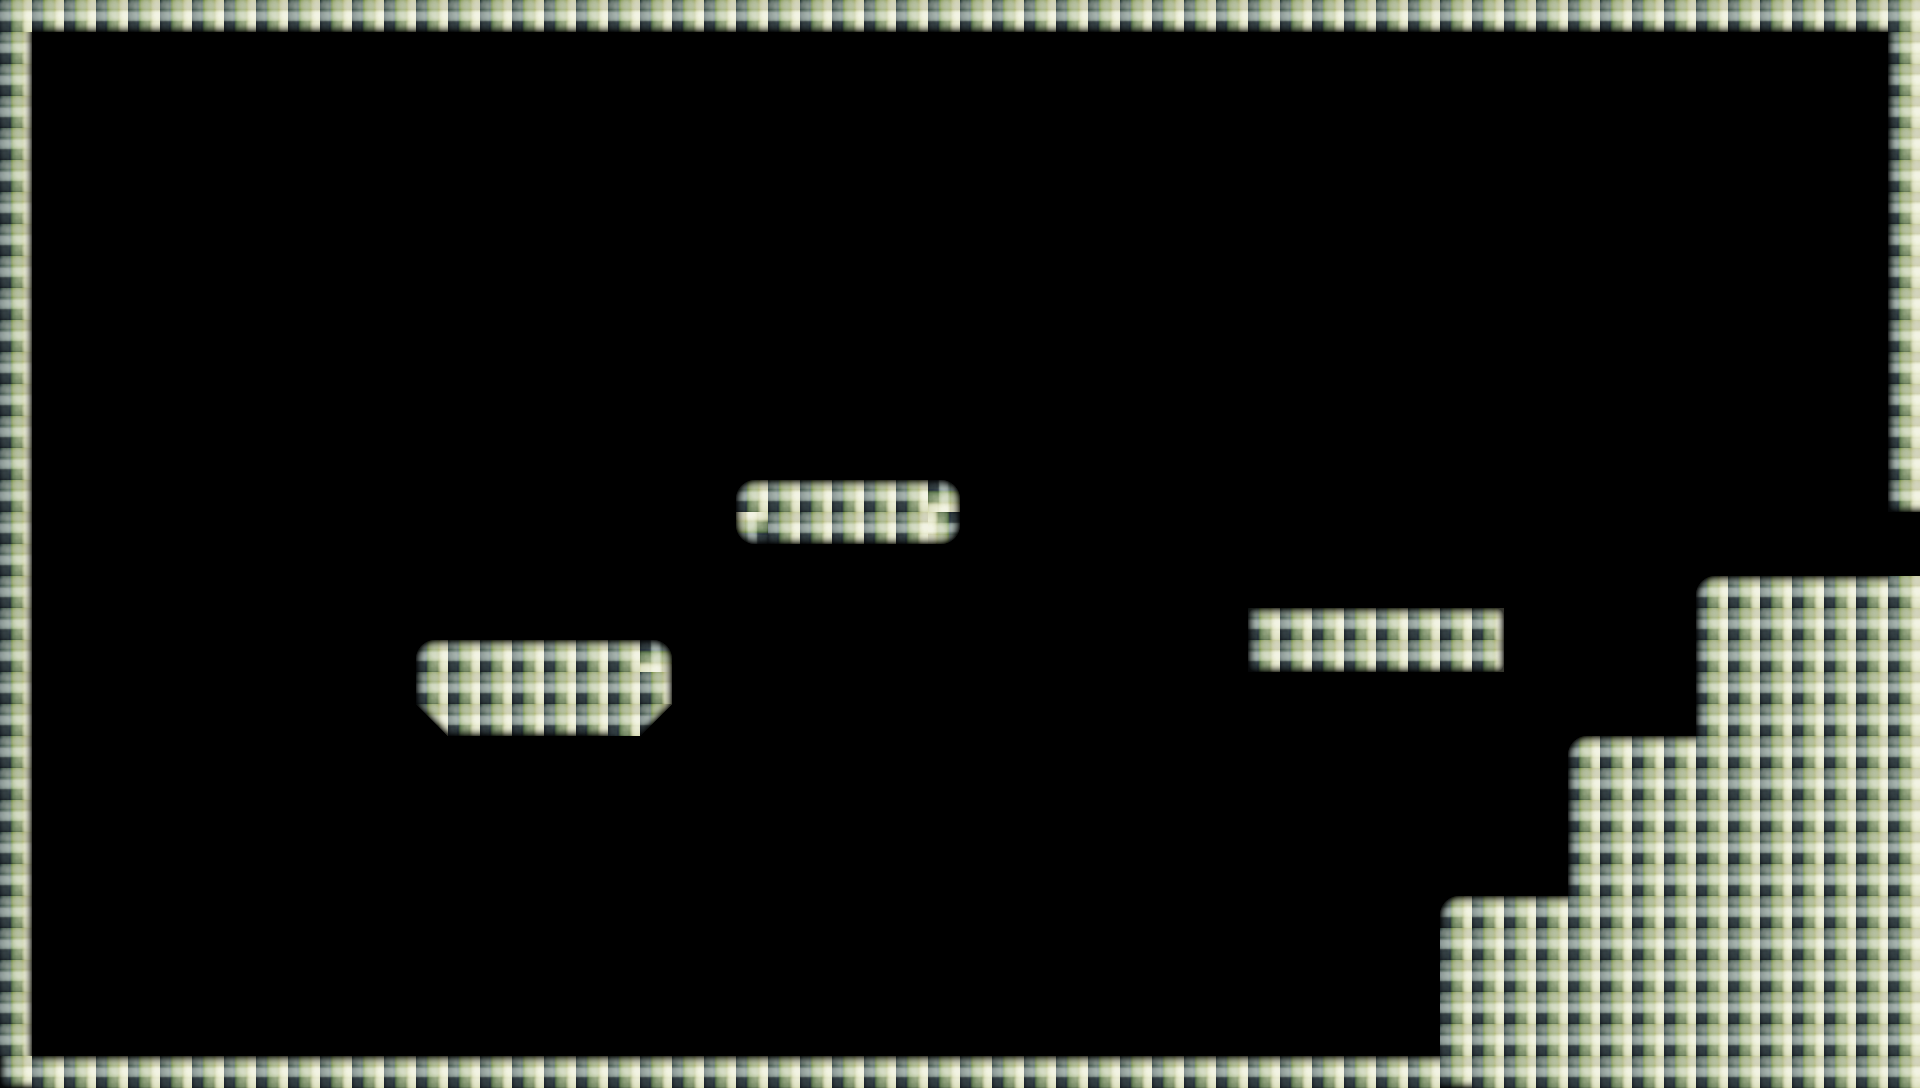

Rendered tile map (Tiled .tmx) drawn with the repository's tilesets; below, a short description and the map source with its tile grids summarised:
An orthogonal 60x34 tile map with 32x32 px tiles, 1 tile layer (Tile Layer 1), 4 tilesets and 12 objects.

<map version="1.0" orientation="orthogonal" width="60" height="34" tilewidth="32" tileheight="32">
 <tileset firstgid="1" name="grass" tilewidth="32" tileheight="32">
  <image source="grass.png" width="32" height="32" />
 </tileset>
 <tileset firstgid="2" name="grass-L45" tilewidth="32" tileheight="32">
  <image source="grass-L45.png" width="32" height="32" />
 </tileset>
 <tileset firstgid="3" name="grass-R45" tilewidth="32" tileheight="32">
  <image source="grass-R45.png" width="32" height="32" />
 </tileset>
 <tileset firstgid="4" name="platformspritesheet" tilewidth="32" tileheight="32">
  <image source="platformspritesheet.png" width="160" height="128" />
 </tileset>
 <layer name="Tile Layer 1" width="60" height="34">
  <data>[2040 cells, 386 non-empty, 15 distinct tile ids]</data>
 </layer>
 <objectgroup name="physics" width="60" height="34">
  <object x="0" y="0" width="1921" height="33" />
  <object x="0" y="35" width="31" height="1023" />
  <object x="1248" y="608" width="254" height="63" />
  <object x="448" y="640" width="192" height="95" />
  <object x="640" y="641">
   <polygon points="0,0 17,0 30,11 32,62 0,95" />
  </object>
  <object x="447" y="735">
   <polygon points="0,0 -31,-31 -31,-80 -25,-88 -14,-93 1,-94" />
  </object>
  <object x="752" y="480">
   <polygon points="0,0 191,0 206,11 206,49 194,63 -2,63 -16,49 -15,10" />
  </object>
  <object x="1" y="1057" width="1917" height="32" />
  <object x="1441" y="1057">
   <polygon points="0,0 1,-145 9,-158 25,-161 127,-160" />
  </object>
  <object x="1568" y="896">
   <polygon points="0,0 1,-145 7,-154 20,-161 132,-159" />
  </object>
  <object x="1889" y="34" width="32" height="477" />
  <object x="1696" y="736">
   <polygon points="0,0 2,-144 10,-156 23,-159 223,-159" />
  </object>
 </objectgroup>
</map>